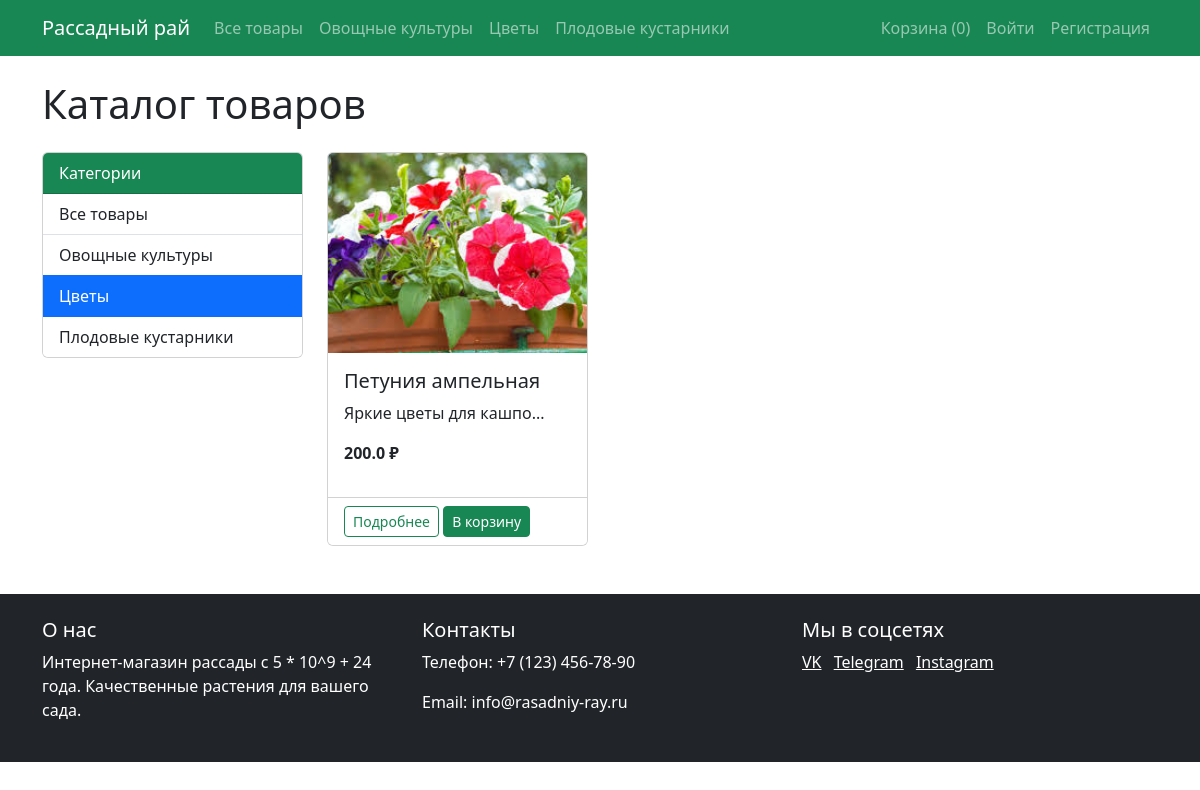
Page /products?category_id=2 on the committed database.
### models.py (models this page shows)
class Category(db.Model):
    id = db.Column(db.Integer, primary_key=True)
    name = db.Column(db.String(100), nullable=False)
    products = db.relationship('Product', backref='category', lazy=True)

class Product(db.Model):
    id = db.Column(db.Integer, primary_key=True)
    name = db.Column(db.String(100), nullable=False)
    description = db.Column(db.Text)
    price = db.Column(db.Float, nullable=False)
    category_id = db.Column(db.Integer, db.ForeignKey('category.id'), nullable=False)
    image = db.Column(db.String(100))
    order_items = db.relationship('OrderItem', backref='product', lazy=True)

### app.py (the view)
@app.route('/products')
def products():
    category_id = request.args.get('category_id')
    if category_id:
        products = Product.query.filter_by(category_id=category_id).all()
    else:
        products = Product.query.all()
    categories = Category.query.all()
    return render_template('products.html', products=products, categories=categories)

### app.py (called while the page is built)
@app.before_request
def fix_cart():
    if 'cart' in session and not isinstance(session['cart'], dict):
        session.pop('cart', None)

### templates/products.html (shortened to what this page needs)
{% extends "base.html" %}
{% block content %}
<h1 class="mb-4">Каталог товаров</h1>
<div class="row">
    <div class="col-md-3">
        <div class="card mb-4">
            <div class="card-header bg-success text-white">
                Категории
            </div>
            <div class="list-group list-group-flush">
                <a href="{{ url_for('products') }}" class="list-group-item list-group-item-action {% if not request.args.get('category_id') %}active{% endif %}">Все товары</a>
                {% for category in categories %}
                <a href="{{ url_for('products', category_id=category.id) }}" class="list-group-item list-group-item-action {% if request.args.get('category_id')|int == category.id %}active{% endif %}">
                    {{ category.name }}
                </a>
                {% endfor %}
            </div>
        </div>
    </div>
    <div class="col-md-9">
        <div class="row">
            {% for product in products %}
            <div class="col-md-4 mb-4">
                <div class="card h-100">
                    <img src="{{ url_for('static', filename='images/' + product.image) }}" class="card-img-top" alt="{{ product.name }}">
                    <div class="card-body">
                        <h5 class="card-title">{{ product.name }}</h5>
                        <p class="card-text">{{ product.description[:50] }}...</p>
                        <p class="fw-bold">{{ product.price }} ₽</p>
                    </div>
                    <div class="card-footer bg-white">
                        <a href="{{ url_for('product', product_id=product.id) }}" class="btn btn-sm btn-outline-success">Подробнее</a>
                        <form action="{{ url_for('add_to_cart', product_id=product.id) }}" method="POST" class="d-inline">
                            <button type="submit" class="btn btn-sm btn-success">В корзину</button>
                        </form>
                    </div>
                </div>
            </div>
            {% else %}
            <div class="col-12">
                <div class="alert alert-info">Товары не найдены</div>
            </div>
            {% endfor %}
        </div>
    </div>
</div>
{% endblock %}

### templates/base.html (shortened to what this page needs)
<!DOCTYPE html>
<html lang="ru">
<head>
    <link rel="stylesheet" href="{{ url_for('static', filename='css/style.css') }}">
    <link href="https://cdn.jsdelivr.net/npm/bootstrap@5.3.0/dist/css/bootstrap.min.css" rel="stylesheet">
</head>
<body>
    <header>
        <nav class="navbar navbar-expand-lg navbar-dark bg-success">
            <div class="container">
                <a class="navbar-brand" href="{{ url_for('index') }}">Рассадный рай</a>
                <div class="collapse navbar-collapse" id="navbarNav">
                    <ul class="navbar-nav me-auto">
                        <li class="nav-item">
                            <a class="nav-link" href="{{ url_for('products') }}">Все товары</a>
                        </li>
                        {% for category in categories %}
                        <li class="nav-item">
                            <a class="nav-link" href="{{ url_for('products', category_id=category.id) }}">{{ category.name }}</a>
                        </li>
                        {% endfor %}
                    </ul>
                    <ul class="navbar-nav">
                        <li class="nav-item">
                            <a class="nav-link" href="{{ url_for('cart') }}">
                                Корзина ({{ session.get('cart', {})|length }})
                            </a>
                        </li>
                        {% if current_user.is_authenticated %}
                        {% if current_user.is_admin %}
                        <li class="nav-item">
                            <a class="nav-link" href="{{ url_for('admin_products') }}">Админка</a>
                        </li>
                        {% endif %}
                        <li class="nav-item dropdown">
                            <a class="nav-link dropdown-toggle" href="#" role="button" data-bs-toggle="dropdown">
                                {{ current_user.username }}
                            </a>
                            <ul class="dropdown-menu">
                                <li><a class="dropdown-item" href="#">Мои заказы</a></li>
                                <li><hr class="dropdown-divider"></li>
                                <li><a class="dropdown-item" href="{{ url_for('logout') }}">Выйти</a></li>
                            </ul>
                        </li>
                    {% else %}
                        <li class="nav-item">
                            <a class="nav-link" href="{{ url_for('login') }}">Войти</a>
                        </li>
                        <li class="nav-item">
                            <a class="nav-link" href="{{ url_for('register') }}">Регистрация</a>
                        </li>
                    {% endif %}
                </ul>
                </div>
            </div>
        </nav>
    </header>
    <main class="container my-4">
        {% block content %}{% endblock %}
    </main>
    <footer class="bg-dark text-white py-4 mt-4">
        <div class="container">
            <div class="row">
                <div class="col-md-4">
                    <h5>О нас</h5>
                    <p>Интернет-магазин рассады с 5 * 10^9 + 24 года. Качественные растения для вашего сада.</p>
                </div>
                <div class="col-md-4">
                    <h5>Контакты</h5>
                    <p>Телефон: +7 (123) 456-78-90</p>
                    <p>Email: info@rasadniy-ray.ru</p>
                </div>
                <div class="col-md-4">
                    <h5>Мы в соцсетях</h5>
                    <a href="#" class="text-white me-2">VK</a>
                    <a href="#" class="text-white me-2">Telegram</a>
                    <a href="#" class="text-white">Instagram</a>
                </div>
            </div>
        </div>
    </footer>
</body>
</html>

### static/css/style.css (style rules this page uses)
body { font-family: 'Segoe UI', Tahoma, Geneva, Verdana, sans-serif; background-color: #f8f9fa; }
.card { transition: transform 0.2s; }
.card-img-top { height: 200px; object-fit: cover; }
footer { margin-top: 3rem; }

### rows in the picture
Category: name "Овощные культуры"
Category: name "Цветы"
Category: name "Плодовые кустарники"
Product: image (picture), name "Петуния ампельная", description "Яркие цветы для кашпо", price "200.0"

### other values in the picture
{{ session.get('cart', {})|length }} "0"
